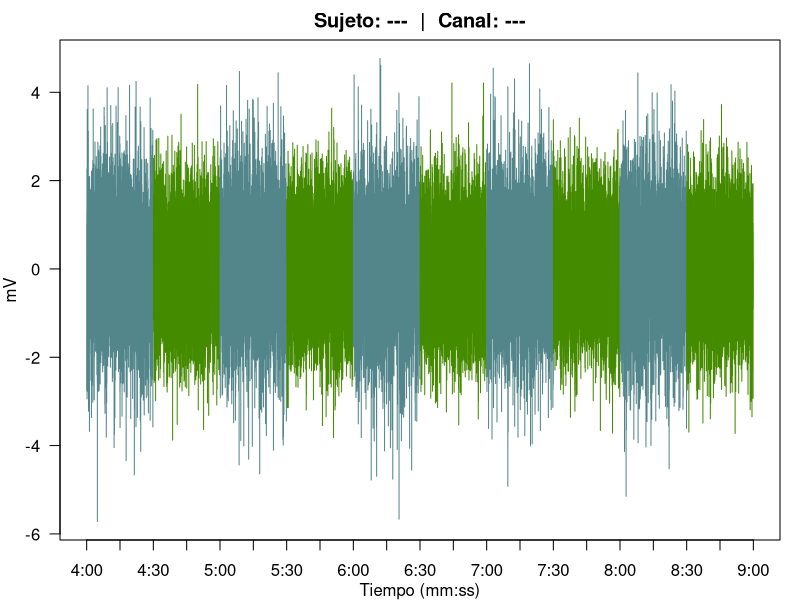
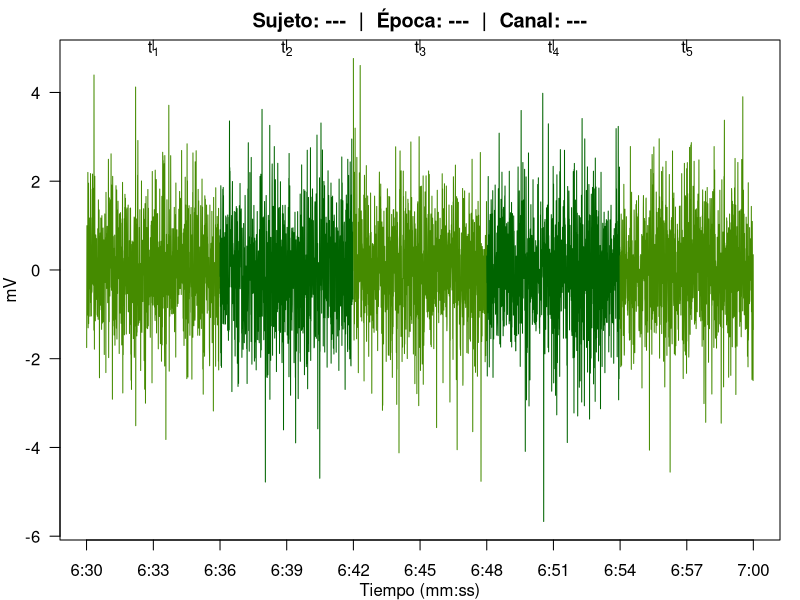
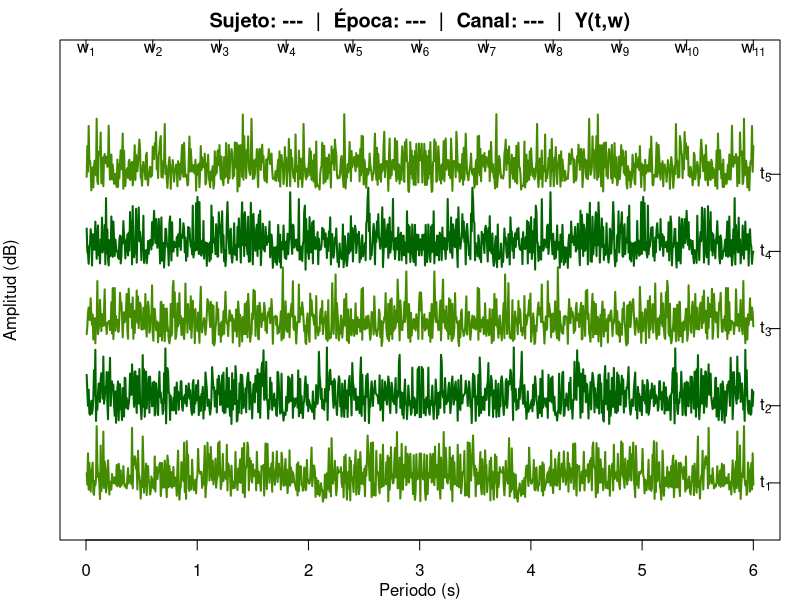
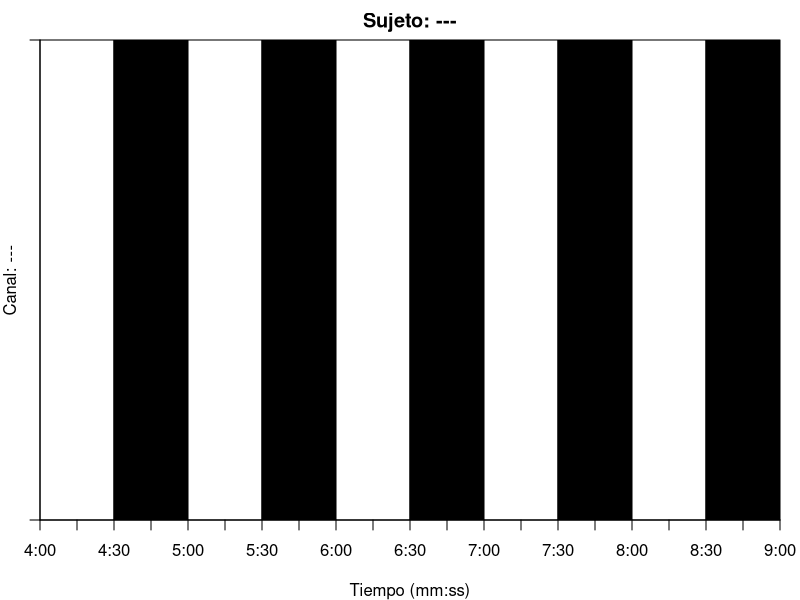

Here is the R script that generated these plots, in order:
grabar = T

setwd("~/TESIS/TESIS/img_diagramas")

set.seed(2017)

N = 50000

S = 10

P = rpois(N,S)

C = c(rep(0,N/10),rep(1,N/10),
      rep(0,N/10),rep(1,N/10),
      rep(0,N/10),rep(1,N/10),
      rep(0,N/10),rep(1,N/10),
      rep(0,N/10),rep(1,N/10))

for(i in 1:N){
  if(C[i]){
    P[i] = S
  }
}

X = rnorm(N,0,1)*P*(1/S)

if(grabar){
  #setwd(g_dir)
  pdf(paste0('espectros1',
             '.pdf'),width=10,height=2.5)
  #'.png'),units='in',res=150,width=12,height=6)
}

par(mar=c(3,3,2,1))
par(las=2)
plot((1:N),X,type='l',col='white',
     xlab='Tiempo (mm:ss)',
     ylab='mV',main='Sujeto: ---  |  Canal: ---',
     xlim = c(0,N-1),xaxt='n',
     mgp = c(2, 1, 0)
     )

part = 10

for(i in 0:(part/2-1)){
  sub = 2*i*(N/part)
  ind = (sub+1):(sub+N/part)
  lines(ind,X[ind],type='l',col='cadetblue4',xlab='',ylab='')
  sub = (2*i+1)*(N/part)
  ind = (sub+1):(sub+N/part)
  lines(ind,X[ind],type='l',col='chartreuse4',xlab='',ylab='')
}

te = ((1:N))*(5*60/N)
mm = floor(te/60)
ss = floor(te - 60*mm)

places = ceiling(seq(0,N,by=(N)/20))
places[1] = 1

plaquitas = c()
for(y in 1:length(places)){
  i = places[y]
  if(ss[i]==0 || ss[i]==59){
    seg = '00'
  }else{
    seg=toString(ss[i])
  }
  plaquitas = c(plaquitas,
                paste0(toString(mm[i]+4),
                       ':',seg))
}

places[1]=0
axis(1,at=places,labels=plaquitas,las=1)

if(grabar){
  dev.off()
  
  #setwd(g_dir)
  pdf(paste0('espectros2',
             '.pdf'),width=10,height=2.5)
  #'.png'),units='in',res=150,width=12,height=6)
}

par(mar=c(3,3,2,1))
par(las=2)

ii = 2
sub = 2*ii*(N/part)
ind = (sub+1):(sub+N/part)
XX = X[ind]

NN = N/part
partt = 5

#arcoiris = rainbow(partt)
kolor = c('chartreuse4','darkgreen',
          'chartreuse4','darkgreen',
          'chartreuse4','darkgreen')

plot(XX,type='l',col='white',
     xlab='Tiempo (mm:ss)',
     ylab='mV',
     main='Sujeto: ---  |  Época: ---  |  Canal: ---',
     xaxt='n',mgp = c(2, 1, 0))

indd = 1:(length(XX))

for(i in 0:(partt-1)){
  sub = i*(NN/partt)
  indd = (sub+1):(sub+NN/partt)
  lines(indd,XX[indd],type='l',
        col=kolor[i+1])
  d = i+1
  axis(3,at=c(sub+NN/(partt*2)),
       #labels=paste0('t_',toString(i+1)),
       labels=substitute(t[d],list(d=d)),
       las=1,mgp = c(0, -1, -.5))
}

sub = 2*ii*(N/part)
ind = (sub+1):(sub+N/part)

NN = length(ind)

te = (ind)*(30/NN)+30
mm = floor(te/60)
ss = floor(te - 60*mm)

places = ceiling(seq(1,length(te),by=(length(te)-1)/10))
places[1] = 1

plaquitas = c()
for(y in 1:length(places)){
  i = places[y]
  if(ss[i]==0 || ss[i]==59){
    seg = '00'
  }else{
    seg=toString(ss[i])
  }
  plaquitas = c(plaquitas,
                paste0(toString(mm[i]+4),
                       ':',seg))
}

places[1]=0
axis(1,at=places,labels=plaquitas,las=1)

if(grabar){
  dev.off()
  
  #setwd(g_dir)
  pdf(paste0('espectros3',
             '.pdf'),width=10,height=3)
  #'.png'),units='in',res=150,width=12,height=6)
}

par(mar=c(3,3,2,1))
par(las=1)

i = 0
sub = i*(NN/partt)
indd = (sub+1):(sub+NN/partt)
XXX = XX[ind]
K = indd*(6/length(indd))
plot(K,abs(fft(XX[indd])),col='white',
     type = 'l',ylim=c(0,480),
     xlab='Periodo (s)',
     ylab='Amplitud (dB)',
     main='Sujeto: ---  |  Época: ---  |  Canal: ---  |  Y(t,w)',
     yaxt='n',mgp = c(2, 1, 0))

for(y in 0:10){
  d = y+1
  axis(3,at=c(y*(6/10)),
       #labels=paste0('t_',toString(i+1)),
       labels=substitute(w[d],list(d=d)),
       las=1,mgp = c(0, -1, -.5))
}

for(i in 0:(partt-1)){
 sub = i*(NN/partt)
 indd = (sub+1):(sub+NN/partt)
 XXX = XX[ind]
 lines(K,abs(fft(XX[indd]))+i*80+20,type = 'l',
       col=kolor[i+1],
       lwd=2)
 d = i+1
 axis(4,at=c(40+80*i),
      #labels=paste0('t=',toString(i+1)),
      labels=substitute(t[d],list(d=d)),
      las=1,mgp = c(0, -1, -.5))
}

if(grabar){
  dev.off()
  
  #setwd(g_dir)
  pdf(paste0('espectros4',
             '.pdf'),width=10,height=2)
  #'.png'),units='in',res=150,width=12,height=6)
}

library(plotrix)

M = matrix(c(1,0,1,0,1,0,1,0,1,0))
M = t(M)

par(mar=c(4,2,2,1))

color2D.matplot(M,axes=F,
                xlab='Tiempo (mm:ss)',
                ylab='',
                main='Sujeto: ---')

axis(2,at=c(0,1),labels=F)
axis(2,at=c(0.5),labels=c('Canal: ---'),tick=F)

te = ((1:N))*(5*60/N)
mm = floor(te/60)
ss = floor(te - 60*mm)

places = ceiling(seq(0,N,by=(N)/20))
places[1] = 1

plaquitas = c()
for(y in 1:length(places)){
  i = places[y]
  if(ss[i]==0 || ss[i]==59){
    seg = '00'
  }else{
    seg=toString(ss[i])
  }
  plaquitas = c(plaquitas,
                paste0(toString(mm[i]+4),
                       ':',seg))
}

places[1]=0

axis(1,
     at=(0:(length(plaquitas)-1))*(length(M)/(length(plaquitas)-1)),
     labels=plaquitas,las=1)

if(grabar){
  dev.off()
}
